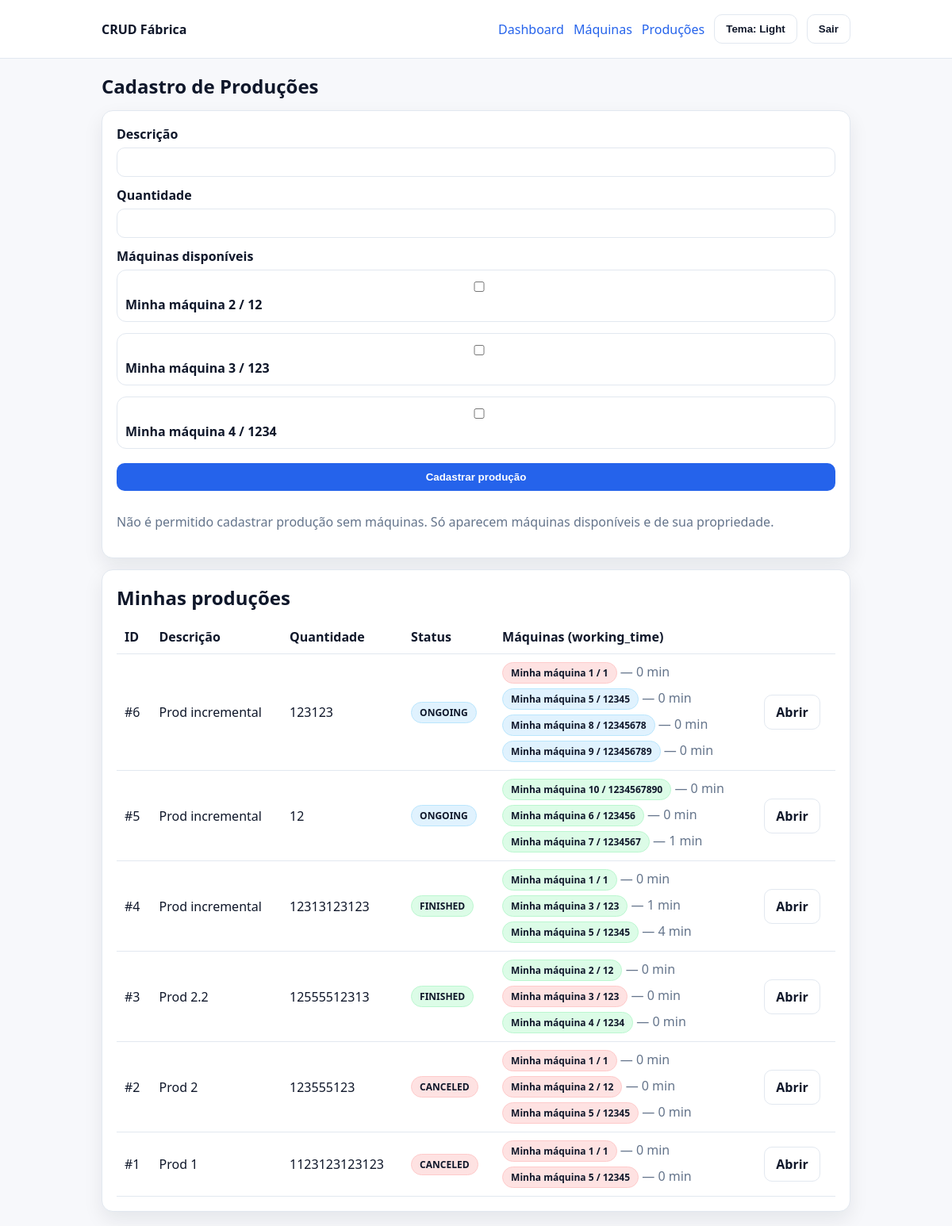
The app's page /productions/ (signed in) with its own data.
### factory/models.py (models this page shows, shortened)
class Production(BaseModel):
	description = models.CharField(max_length=255)
	quantity = models.PositiveIntegerField()
	user = models.ForeignKey(
		settings.AUTH_USER_MODEL,
		on_delete=models.PROTECT,
		related_name='productions',
		db_column='user_id',
	)
	status = models.CharField(max_length=16, choices=ProductionStatus.choices, default=ProductionStatus.STANDBY)
	machines = models.ManyToManyField(Machine, through='ProductionMachine', related_name='productions')
	started_at = models.DateTimeField(null=True, blank=True)
	finished_at = models.DateTimeField(null=True, blank=True)
	canceled_at = models.DateTimeField(null=True, blank=True)
	class Meta:
		ordering = ('-id',)

class ProductionMachine(BaseModel):
	production = models.ForeignKey(
		Production,
		on_delete=models.CASCADE,
		related_name='production_machines',
		db_column='production_id',
	)
	machine = models.ForeignKey(
		Machine,
		on_delete=models.PROTECT,
		related_name='production_machines',
		db_column='machine_id',
	)
	status = models.CharField(max_length=16, choices=ProductionMachineStatus.choices, default=ProductionMachineStatus.STANDBY)
	started_at = models.DateTimeField(null=True, blank=True)
	finished_at = models.DateTimeField(null=True, blank=True)
	canceled_at = models.DateTimeField(null=True, blank=True)
	working_time = models.PositiveIntegerField(default=0)
	class Meta:
		ordering = ('id',)
		constraints = [
			models.UniqueConstraint(fields=['production', 'machine'], name='uniq_production_machine'),
		]

class Machine(BaseModel):
	model = models.CharField(max_length=255)
	serialnumber = models.CharField(max_length=255, unique=True)
	owner = models.ForeignKey(
		settings.AUTH_USER_MODEL,
		on_delete=models.PROTECT,
		related_name='machines',
		db_column='owner_user_id',
	)
	class Meta:
		ordering = ('-id',)

### factory/views.py (the view)
# urls.py: path('productions/', views.production_list, name='production_list'),
@login_required
def production_list(request):
	productions = (
		Production.objects.filter(user=request.user)
		.prefetch_related('production_machines__machine')
		.order_by('-id')
	)
	if request.method == 'POST':
		form = ProductionForm(request.POST, user=request.user)
		if form.is_valid():
			production = form.save()
			messages.success(request, 'Produção cadastrada com sucesso!')
			return redirect('production_detail', production_id=production.id)
	else:
		form = ProductionForm(user=request.user)
	return render(request, 'factory/productions.html', {'productions': productions, 'form': form})

### factory/forms.py (shortened to what this page needs)
class ProductionForm(forms.ModelForm):
    machines = forms.ModelMultipleChoiceField(
        queryset=Machine.objects.none(),
        widget=forms.CheckboxSelectMultiple,
        required=True,
        label='Máquinas disponíveis',
    )
    class Meta:
        model = Production
        fields = ('description', 'quantity')
    def __init__(self, *args, user=None, **kwargs):
        super().__init__(*args, **kwargs)
        self.user = user
        if user is None:
            self.fields['machines'].queryset = Machine.objects.none()
            return
        active_machine_ids = ProductionMachine.objects.filter(
            production__status__in=[ProductionStatus.STANDBY, ProductionStatus.ONGOING]
        ).values_list('machine_id', flat=True)
        self.fields['machines'].queryset = (
            Machine.objects.filter(owner=user)
            .exclude(id__in=active_machine_ids)
            .order_by('model', 'serialnumber')
        )
        self.fields['machines'].label_from_instance = lambda m: f'{m.model} / {m.serialnumber}'

### core/common/models.py (called while the page is built)
    def get_queryset(self):
        return SoftDeleteQuerySet(self.model, using=self._db).filter(deleted_at__isnull=True)

### templates/factory/productions.html (shortened to what this page needs)
{% extends 'base.html' %}
{% block content %}
  <h1>Cadastro de Produções</h1>
  <div class="card">
    <form method="post" class="form">
      <div class="field">
        <label for="id_description">Descrição</label>
        {{ form.description }}
      </div>
      <div class="field">
        <label for="id_quantity">Quantidade</label>
        {{ form.quantity }}
      </div>
      <div class="field">
        <label>Máquinas disponíveis</label>
        {% if form.machines.field.queryset %}
          <div class="checkbox-list">
            {% for checkbox in form.machines %}
              <label class="checkbox-item">
                {{ checkbox.tag }}
                <span>{{ checkbox.choice_label }}</span>
              </label>
            {% endfor %}
          </div>
        {% else %}
          <p class="muted">Nenhuma máquina disponível para seleção.</p>
        {% endif %}
      </div>
      <button class="btn" type="submit">Cadastrar produção</button>
      <p class="muted">Não é permitido cadastrar produção sem máquinas. Só aparecem máquinas disponíveis e de sua propriedade.</p>
    </form>
  </div>
  <div class="card" style="margin-top: 14px;">
    <h2 style="margin: 0 0 10px 0;">Minhas produções</h2>
    {% if productions %}
      <table class="table">
        <thead>
          <tr>
            <th>ID</th>
            <th>Descrição</th>
            <th>Quantidade</th>
            <th>Status</th>
            <th>Máquinas (working_time)</th>
            <th></th>
          </tr>
        </thead>
        <tbody>
          {% for p in productions %}
            <tr>
              <td>#{{ p.id }}</td>
              <td>{{ p.description }}</td>
              <td>{{ p.quantity }}</td>
              <td><span class="badge badge--{{ p.status }}">{{ p.status }}</span></td>
              <td>
                {% if p.production_machines.all %}
                  <div style="display:grid; gap:6px;">
                    {% for pm in p.production_machines.all %}
                      <div>
                        <span class="badge badge--{{ pm.status }}">{{ pm.machine.model }} / {{ pm.machine.serialnumber }}</span>
                        <span class="muted">— {{ pm.working_time }} min</span>
                      </div>
                    {% endfor %}
                  </div>
                {% else %}
                  <span class="muted">-</span>
                {% endif %}
              </td>
              <td><a class="btn btn--ghost" href="{% url 'production_detail' production_id=p.id %}">Abrir</a></td>
            </tr>
          {% endfor %}
        </tbody>
      </table>
    {% else %}
      <p class="muted">Nenhuma produção cadastrada ainda.</p>
    {% endif %}
  </div>
{% endblock %}

### static/app.css (style rules this page uses)
:root { --bg: #f7f8fb; --surface: #ffffff; --text: #0f172a; --muted: #64748b; --border: #e2e8f0; --primary: #2563eb; --danger: #dc2626; --danger-hover: #b91c1c; --success: #16a34a; --success-hover: #15803d; --shadow: 0 10px 25px rgba(15, 23, 42, 0.08); }
* { box-sizing: border-box; }
body { margin: 0; font-family: ui-sans-serif, system-ui, -apple-system, Segoe UI, Roboto, Helvetica, Arial; background: var(--bg); color: var(--text); }
a { color: var(--primary); text-decoration: none; }
.card { background: var(--surface); border: 1px solid var(--border); border-radius: 14px; padding: 18px; box-shadow: var(--shadow); }
h1 { margin: 0 0 14px 0; font-size: 24px; }
.form { display: grid; gap: 12px; }
.field label { display: block; font-weight: 600; margin-bottom: 6px; }
input, select { width: 100%; padding: 10px 12px; border: 1px solid var(--border); border-radius: 10px; background: #fff; }
.btn { background: var(--primary); color: #fff; border: 0; padding: 10px 14px; border-radius: 10px; font-weight: 700; cursor: pointer; }
.btn--ghost { background: transparent; color: var(--text); border: 1px solid var(--border); }
.muted { color: var(--muted); }
.table { width: 100%; border-collapse: collapse; margin-top: 12px; }
.table th, .table td { text-align: left; padding: 10px; border-bottom: 1px solid var(--border); }
.badge { display: inline-block; padding: 4px 10px; border-radius: 999px; font-weight: 800; font-size: 12px; border: 1px solid var(--border); background: #fff; }
.badge--ONGOING { background: #e0f2fe; border-color: #bae6fd; }
.badge--FINISHED { background: #dcfce7; border-color: #bbf7d0; }
.badge--CANCELED { background: #fee2e2; border-color: #fecaca; }
.checkbox-list { display: grid; gap: 8px; }
.checkbox-item { display: flex; align-items: center; gap: 10px; padding: 10px; border: 1px solid var(--border); border-radius: 12px; background: #fff; }

### records on screen
Production: id "6", description "Prod incremental", quantity "123123", status "ONGOING"
ProductionMachine: machine.model "Minha máquina 1", machine.serialnumber "1", working_time "0"
ProductionMachine: machine.model "Minha máquina 5", machine.serialnumber "12345", working_time "0"
ProductionMachine: machine.model "Minha máquina 8", machine.serialnumber "12345678", working_time "0"
ProductionMachine: machine.model "Minha máquina 9", machine.serialnumber "123456789", working_time "0"
Production: id "5", description "Prod incremental", quantity "12", status "ONGOING"
ProductionMachine: machine.model "Minha máquina 10", machine.serialnumber "1234567890", working_time "0"
ProductionMachine: machine.model "Minha máquina 6", machine.serialnumber "123456", working_time "0"
ProductionMachine: machine.model "Minha máquina 7", machine.serialnumber "1234567", working_time "1"
Production: id "4", description "Prod incremental", quantity "12313123123", status "FINISHED"
ProductionMachine: machine.model "Minha máquina 1", machine.serialnumber "1", working_time "0"
ProductionMachine: machine.model "Minha máquina 3", machine.serialnumber "123", working_time "1"
ProductionMachine: machine.model "Minha máquina 5", machine.serialnumber "12345", working_time "4"
Production: id "3", description "Prod 2.2", quantity "12555512313", status "FINISHED"
ProductionMachine: machine.model "Minha máquina 2", machine.serialnumber "12", working_time "0"
ProductionMachine: machine.model "Minha máquina 3", machine.serialnumber "123", working_time "0"
ProductionMachine: machine.model "Minha máquina 4", machine.serialnumber "1234", working_time "0"
Production: id "2", description "Prod 2", quantity "123555123", status "CANCELED"
ProductionMachine: machine.model "Minha máquina 1", machine.serialnumber "1", working_time "0"
ProductionMachine: machine.model "Minha máquina 2", machine.serialnumber "12", working_time "0"
ProductionMachine: machine.model "Minha máquina 5", machine.serialnumber "12345", working_time "0"
Production: id "1", description "Prod 1", quantity "1123123123123", status "CANCELED"
ProductionMachine: machine.model "Minha máquina 1", machine.serialnumber "1", working_time "0"
ProductionMachine: machine.model "Minha máquina 5", machine.serialnumber "12345", working_time "0"

### other values on screen
{{ checkbox.choice_label }} "Minha máquina 2 / 12" "Minha máquina 3 / 123" "Minha máquina 4 / 1234"
